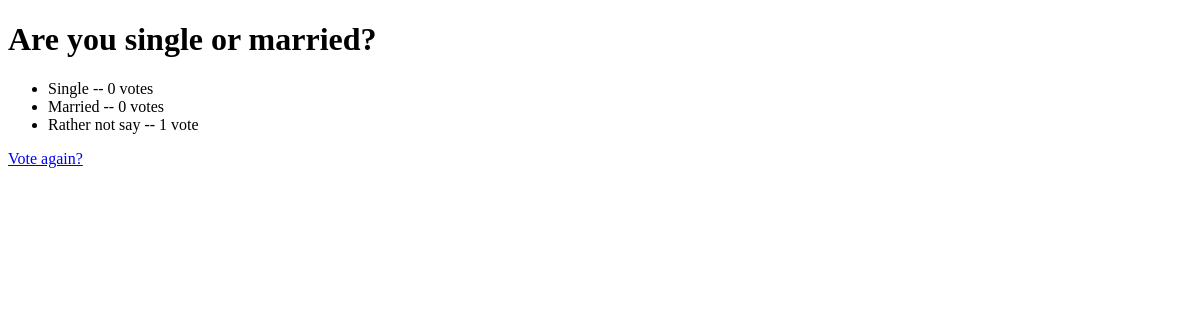
Before: /polls/5/results/ with the older database file.
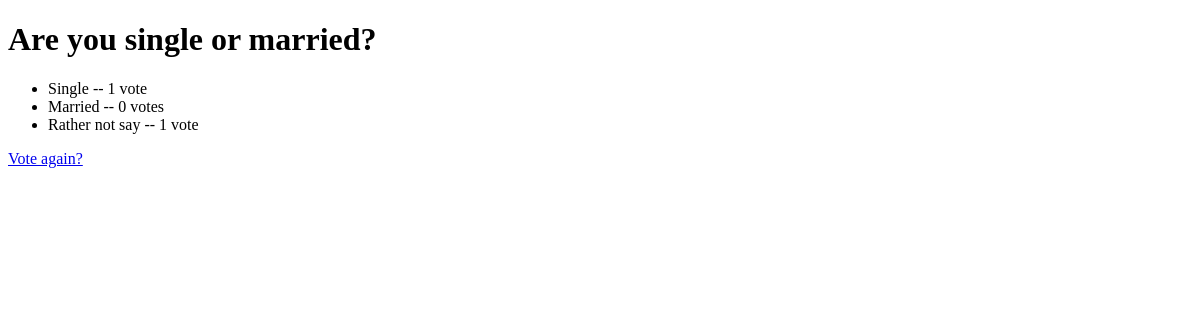
After: the same page with the newer database file.
### polls/models.py (models this page shows, shortened)
class Question(models.Model):
    question_text = models.CharField(max_length=200)
    pub_date = models.DateTimeField('date published')

class Choice(models.Model):
    question = models.ForeignKey(Question, on_delete=models.CASCADE)
    choice_text = models.CharField(max_length=200)
    votes = models.IntegerField(default=0)

### polls/views.py (the view)
# urls.py: path('<int:pk>/results/', views.ResultsView.as_view(), name='results'),
class ResultsView(generic.DetailView):
    model = Question
    template_name = 'polls/results.html'

### polls/templates/polls/results.html (shortened to what this page needs)
<!DOCTYPE html>
<html lang="en">
<head>
</head>
<body>
    <h1>{{ question.question_text }}</h1>
<ul>
{% for choice in question.choice_set.all %}
    <li>{{ choice.choice_text }} -- {{ choice.votes }} vote{{ choice.votes|pluralize }}</li>
{% endfor %}
</ul>
<a href="{% url 'polls:detail' question.id %}">Vote again?</a>
</body>
</html>

Changed rows visible on the page:
changed Choice "Single": votes "0" → "1"
